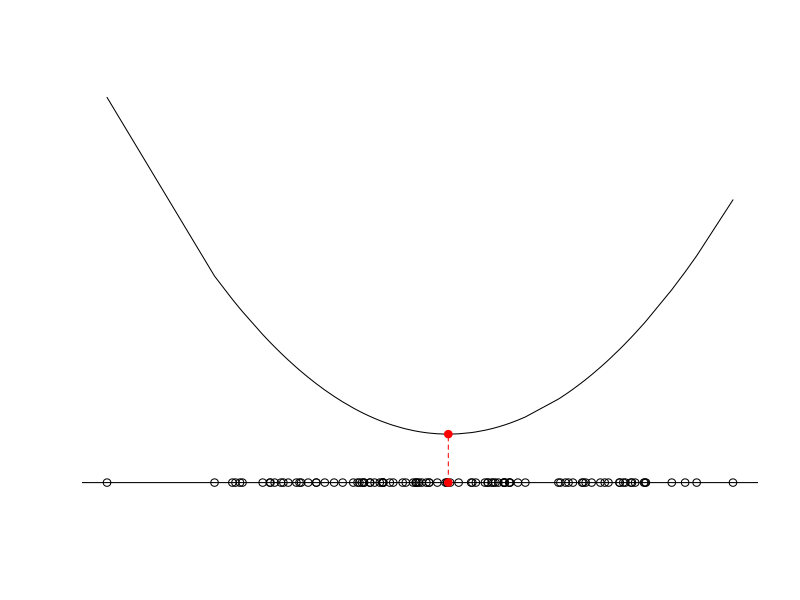

Write R code to recreate this figure.
## ---- chunk 1
knitr::opts_chunk$set(echo = TRUE)
## ---- chunk 2
ex <- 1:10
sum(ex)
## ---- chunk 3
my_sum <- function(vec) {
  outcome <- 0
  for (a in vec) {
    outcome <- outcome + a
  }
  outcome
}

my_sum(ex)
## ---- chunk 4
m <- mean(ex)
m
sum(ex)/length(ex)
## ---- chunk 5
s2 <- var(ex)
s2
sum((ex - m)^2)/(length(ex) - 1)
## ---- chunk 6
s <- sd(ex)
s
sqrt(s2)
## ---- chunk 7
z <- (ex - m)/s # scale(ex)
c(mean(z), sd(z))
## ---- chunk 8
f <- expression(x^2 - 2*x + 4)
D(f,"x")
deriv(f,"x") #func = TRUE
## ---- chunk 9
set.seed(8931)
x <- sort(rnorm(100))
y <- rep(0, 100)
mean(x)
## ---- chunk 10
f <- function(a) {
  sum((x - a)^2)
}
ss <- sapply(x, f)
op <- optimize(f, c(-3,3))
op
## ---- chunk 11
plot(x, y, axes = F, xlab="", ylab="", xlim = c(min(x), max(x)), ylim = c(0, max(ss)))
abline(h =0)
par(new=T)
plot(mean(x),0, axes = F, xlab="", ylab="", col="red", pch = 19,
     xlim = c(min(x), max(x)), ylim = c(0, max(ss)))
par(new=T)
plot(x, ss, axes = F, xlab="", ylab="", type = "l",
     xlim = c(min(x), max(x)), ylim = c(0, max(ss)))
par(new=T)
plot(op$minimum, op$objective, axes = F, xlab="", ylab="", col="red", pch = 19,
     xlim = c(min(x), max(x)), ylim = c(0, max(ss)))
segments(mean(x),0, op$minimum, op$objective, col="red", lty = "dashed")
